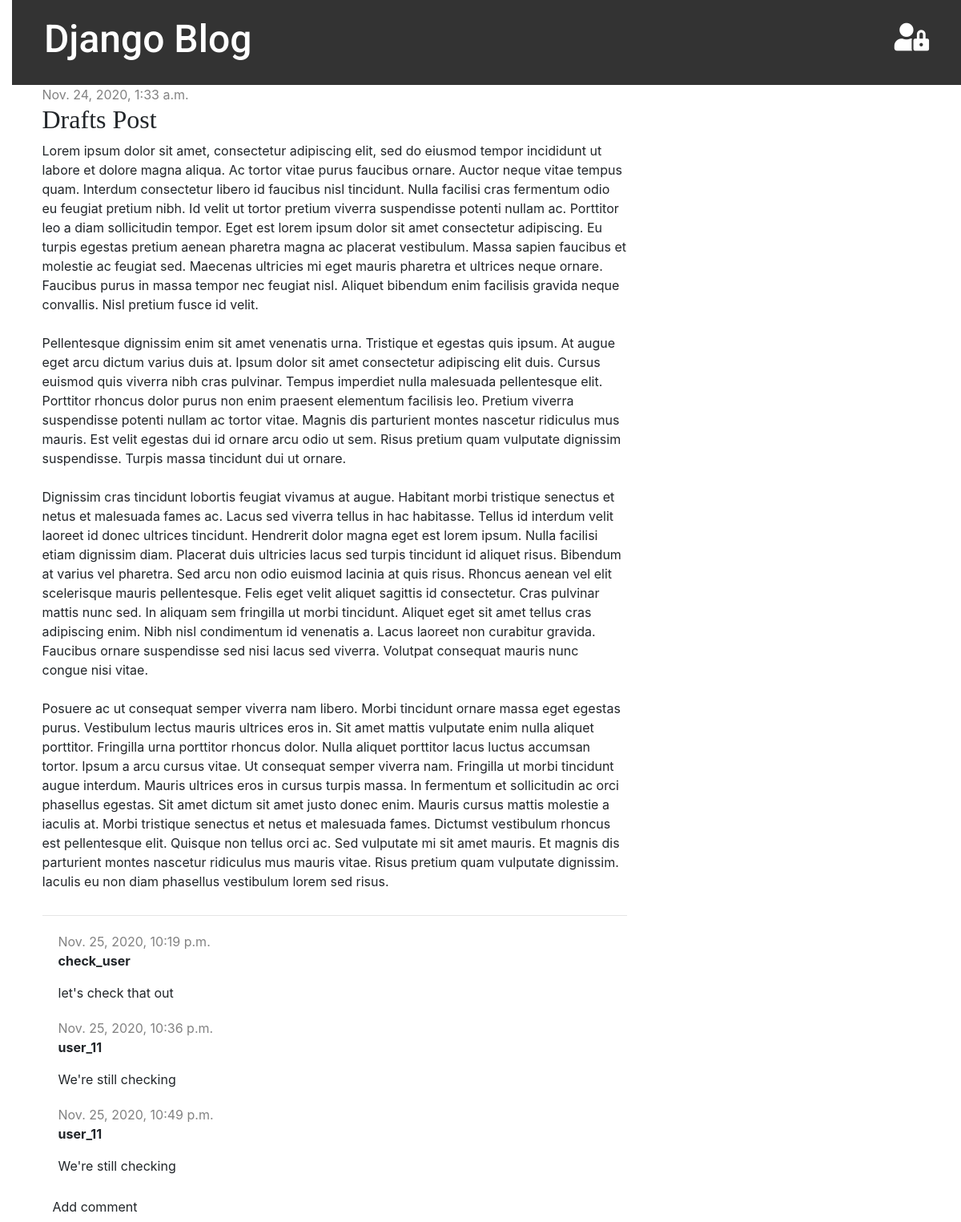
Screenshot of /post/7/ with the database file from the repository.
### blog/models.py (models this page shows, shortened)
class Post(models.Model):
    author = models.ForeignKey(settings.AUTH_USER_MODEL, on_delete = models.CASCADE)
    title = models.CharField(max_length=200)
    text = models.TextField()
    created_date = models.DateTimeField(default=timezone.now)
    published_date = models.DateTimeField(blank=True, null=True)

class Comment(models.Model):
    post = models.ForeignKey('blog.Post', on_delete=models.CASCADE, related_name='comments')
    author = models.CharField(max_length=200)
    text = models.TextField()
    created_date = models.DateTimeField(default=timezone.now)
    approved_comment = models.BooleanField(default=False)

### blog/views.py (the view)
# urls.py: path('post/<int:pk>/', views.post_detail, name='post_detail'),
def post_detail(request, pk):
    post = get_object_or_404(Post, pk=pk)
    return render(request, 'blog/post_detail.html', {'post': post} )

### blog/templates/blog/post_detail.html (shortened to what this page needs)
{% extends 'blog/base.html' %}
{% block content %}
    <div class="post">
        {% if post.published_date %}
            <div class="date">
                {{ post.published_date }}
            </div>
        {% else %}
        <a class="btn btn-default" href="{% url 'post_publish' pk=post.pk %}">Publish</a>
        {% endif %}
        <h2> {{ post.title }} </h2>
        <p> {{ post.text|linebreaksbr }} </p>
    </div>
    <hr>
    {% for comment in post.comments.all %}
        {% if user.is_authenticated or comment.approved_comment %}
        <div class="comment">
            <div class="date">
                {{ comment.created_date }}
            </div>
            <strong>{{ comment.author }}</strong>
            <p> {{ comment.text|linebreaks }} </p>
            {% endif %}
        </div>
    {% empty %}
        <p>No comments her yet :(</p>
    {% endfor %}
    <a class="btn btn-default" href="{% url 'add_comment_to_post' pk=post.pk %}">Add comment</a>
    {% endblock content %}

### blog/static/css/blog.css (style rules this page uses)
body { padding-left: 15px; }
h1, h2, h3, h4 { font-family: 'Lobster', cursive; }
.date { color: #828282; }
.post { margin-bottom: 30px; }
.comment { margin: 20px 0px 20px 20px; }

### rows the page displays
Post: published_date "Nov. 24, 2020, 1:33 a.m.", title "Drafts Post", text "Lorem ipsum dolor sit amet, consectetur adipiscing elit, sed do eiusmod tempor incididunt ut labore et dolore magna aliqua. Ac tortor vitae purus faucibus ornare. Auctor neque vitae tempus quam. Interdum consectetur libero id faucibus nisl tincidunt. Nulla facilisi cras fermentum odio eu feugiat pretium nibh. Id velit ut tortor pretium viverra suspendisse potenti nullam ac. Porttitor leo a diam sollicitudin tempor. Eget est lorem ipsum dolor sit amet consectetur adipiscing. Eu turpis egestas pretium aenean pharetra magna ac placerat vestibulum. Massa sapien faucibus et molestie ac feugiat sed. Maecenas ultricies mi eget mauris pharetra et ultrices neque ornare. Faucibus purus in massa…"
Comment: created_date "Nov. 25, 2020, 10:19 p.m.", author "check_user", text "let's check that out"
Comment: created_date "Nov. 25, 2020, 10:36 p.m.", author "user_11", text "We're still checking"
Comment: created_date "Nov. 25, 2020, 10:49 p.m.", author "user_11", text "We're still checking"
